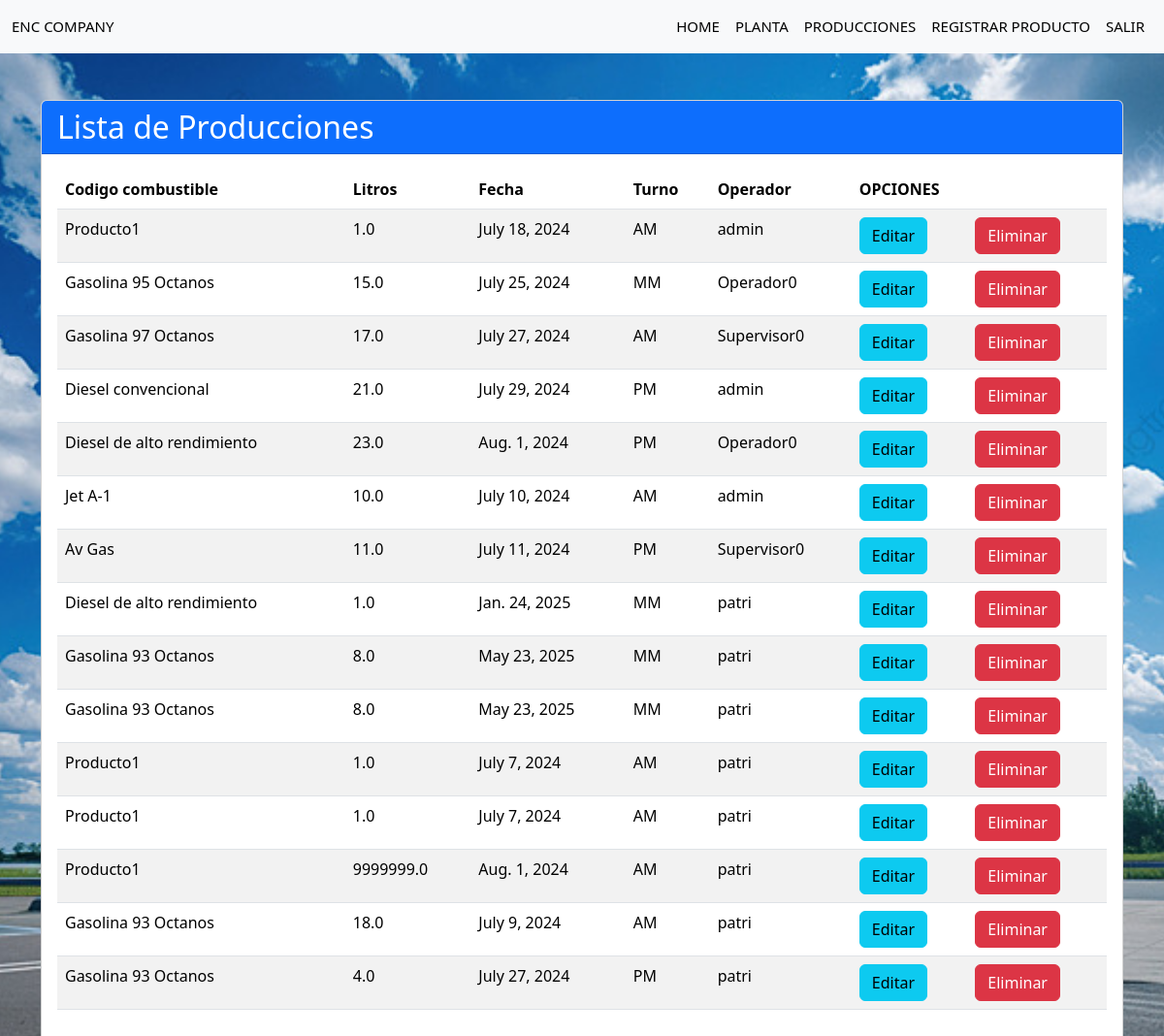
Before: /producciones/ (signed in) with the older database file.
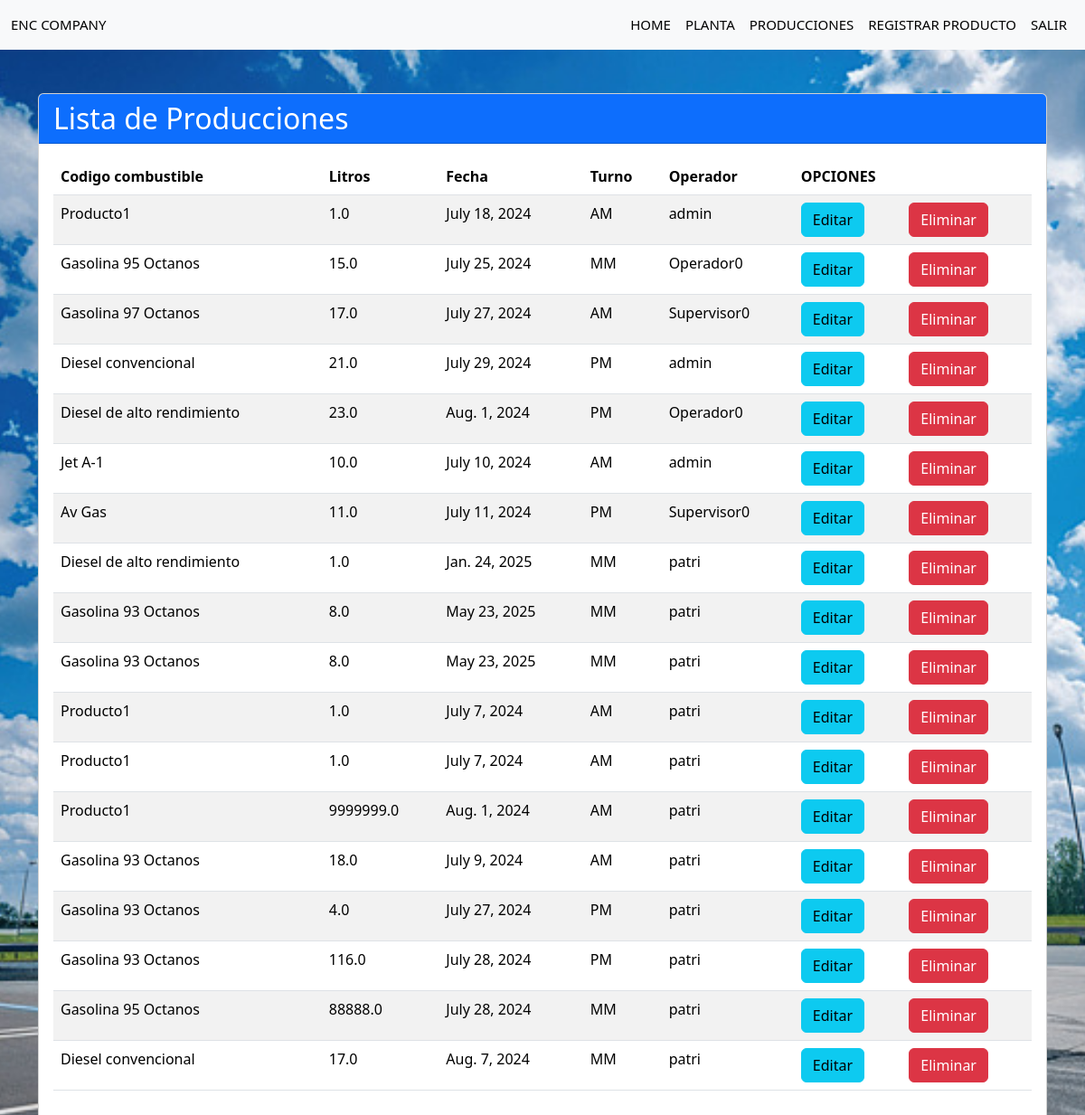
After: the same page with the newer database file.
### proyectos/models.py (models this page shows, shortened)
class RegistroProduccion(models.Model):
    TURNOS=[
        ('AM','MAÑANA'),
        ('PM','TARDE'),
        ('MM','NOCHE'),
    ]
    codigo_combustible= models.ForeignKey(Producto, on_delete=models.CASCADE)
    litros_producidos= models.FloatField()
    fecha_produccion= models.DateField()
    turno= models.CharField(max_length=2, choices=TURNOS)
    hora_registro= models.DateTimeField(auto_now_add=True)
    operador=models.ForeignKey(User, on_delete=models.CASCADE)

class Producto(models.Model):
    codigo= models.CharField(max_length=3, unique=True)
    nombre= models.CharField(max_length=100)
    planta= models.ForeignKey(Planta, on_delete=models.CASCADE)#crea una clave foranea
    def __str__ (self):
        return self.nombre

### proyectos/views.py (the view)
# urls.py: path('producciones/', views.producciones, name="producciones"),
@login_required
def producciones(request):
    titulo = "Lista de Producciones"
    producciones = RegistroProduccion.objects.all()
    return render(request, 'producciones.html', {
        'producciones': producciones,
        'titulo': titulo,
        })

### proyectos/templates/producciones.html
{% extends "base.html" %}
{% block content %}
<div class="container mt-5">
    <div class="card">
        <div class="card-header bg-primary text-white">
            <h2 class="mb-0">{% block titulo %}{{titulo}}{% endblock %}</h2>
        </div>
        <div class="card-body">
            <div class="table-responsive">
                <table class="table table-striped table-hover">
                    <thead class="thead-dark">
                        <tr>
                            <th>Codigo combustible</th>
                            <th>Litros</th>
                            <th>Fecha</th>
                            <th>Turno</th>
                            <th>Operador</th>
                            <th colspan="2">OPCIONES</th>
                        </tr>
                    </thead>
                    <tbody>
                        {% for p in producciones %}
                        <tr>
                            <td>{{ p.codigo_combustible }}</td>
                            <td>{{ p.litros_producidos }}</td>
                            <td>{{ p.fecha_produccion }}</td>
                            <td>{{ p.turno }}</td>
                            <td>{{ p.operador }}</td>
                            <td><a href="{% url 'editar_produccion' p.id %}" class="btn btn-info">Editar</a></td>
                            <td><a href="{% url 'eliminar_produccion' p.id %}" class="btn btn-danger">Eliminar</a></td>
                        </tr>
                        {% endfor %}
                    </tbody>
                </table>
            </div>
        </div>
    </div>
</div>
{% endblock %}

Changed rows visible on the page:
added RegistroProduccion: codigo_combustible "Gasolina 93 Octanos", litros_producidos "116.0", fecha_produccion "July 28, 2024", turno "PM", operador "patri"
added RegistroProduccion: codigo_combustible "Gasolina 95 Octanos", litros_producidos "88888.0", fecha_produccion "July 28, 2024", turno "MM", operador "patri"
added RegistroProduccion: codigo_combustible "Diesel convencional", litros_producidos "17.0", fecha_produccion "Aug. 7, 2024", turno "MM", operador "patri"
